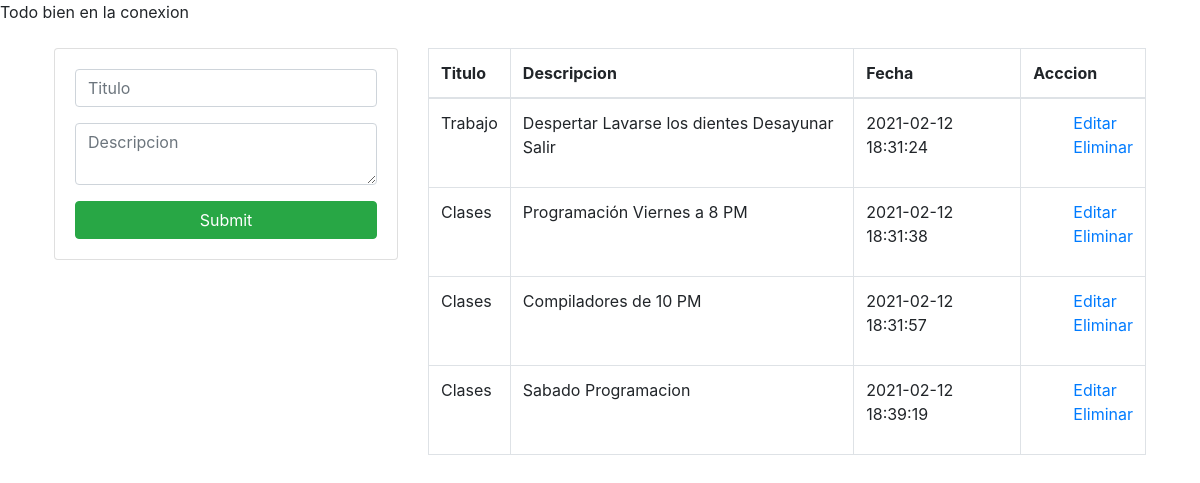
The page / on the database its author committed.
### tables this page shows
CREATE TABLE `agenda` (
  `id` int(11) NOT NULL,
  `titulo` varchar(200) NOT NULL,
  `descripcion` text NOT NULL,
  `fecha_creacion` timestamp NOT NULL DEFAULT current_timestamp()
);

### index.php (the view, shortened to what this page needs)
<?php session_start();  include("include/head.php"); include('basedatos.php');
if(isset($conn))
 echo "Todo bien en la conexion";
else
echo "Error de conexion";
 ?>
<div class="container p-4">
    <div class="row" >
        <div class="col-md-4">
            <div class="card card-body">
                <form action="guardar.php" method="POST">
                   <div class="form-group">
                        <input type="text" name="titulo" class="form-control" placeholder="Titulo">
                   </div>
                   <div class="form-group">
                        <textarea name="descripcion" class="form-control" placeholder="Descripcion"></textarea>
                   </div>
                    <input type="submit" name="guardar" class="btn btn-success btn-block">
                </form>
            </div>
        </div>
        <div class="col-md-8">
            <table class="table table-bordered">
                <thead>
                    <tr>
                        <th>Titulo</th>
                        <th>Descripcion</th>
                        <th>Fecha</th>
                        <th>Acccion</th>
                    </tr>
                </thead>
                <tbody>
                    <?php
                        $query="SELECT * FROM AGENDA";
                        $result = mysqli_query($conn, $query);
                        while($row = mysqli_fetch_assoc($result)){
                    ?>
                        <tr>
                            <td> <?php echo $row['titulo']   ?> </td>
                            <td> <?php echo $row['descripcion']   ?> </td>
                            <td> <?php echo $row['fecha_creacion']   ?> </td>
                            <td>
                                <ul style="list-style-type: none">
                                    <li>
                                        <a href="update.php?id=<?php echo $row['id']?>" >
                                            Editar
                                        </a>
                                    </li>
                                    <li>
                                        <a href="eliminar.php?id=<?php echo $row['id']?>" >
                                            Eliminar
                                        </a>
                                    </li>
                                </ul>
                            </td>
                        </tr>
                    <?php } ?>
                </tbody>
            </table>
        </div>
    </div>
</div>
<?php include("include/footer.php"); ?>

### include/head.php (shortened to what this page needs)
<!DOCTYPE html>
<html lang="en">
<head>
    <link rel="stylesheet" href="https://stackpath.bootstrapcdn.com/bootstrap/4.5.2/css/bootstrap.min.css">
</head>
<body>

### include/footer.php (shortened to what this page needs)
</body>
</html>

### rows shown on the page
agenda: titulo "Trabajo", descripcion "Despertar Lavarse los dientes Desayunar Salir", fecha_creacion "2021-02-12 18:31:24"
agenda: titulo "Clases", descripcion "Programación Viernes a 8 PM", fecha_creacion "2021-02-12 18:31:38"
agenda: titulo "Clases", descripcion "Compiladores de 10 PM", fecha_creacion "2021-02-12 18:31:57"
agenda: titulo "Clases", descripcion "Sabado Programacion", fecha_creacion "2021-02-12 18:39:19"
